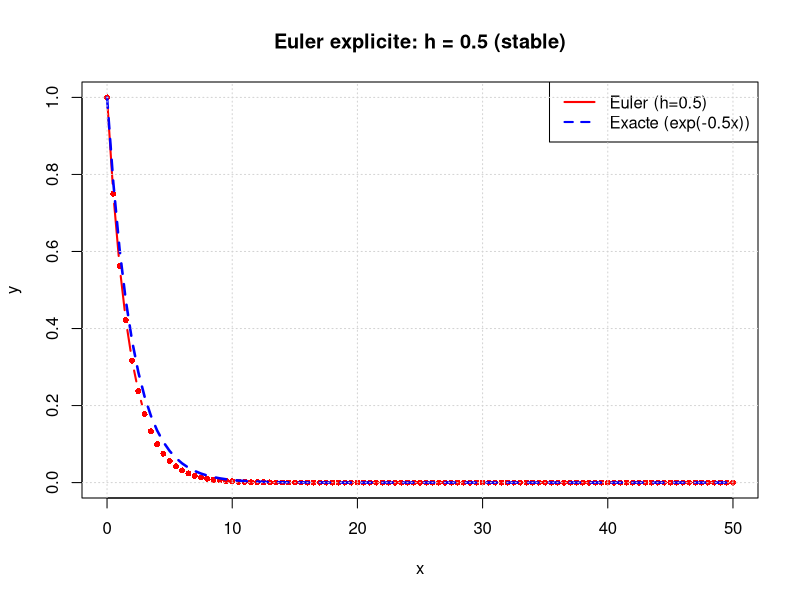
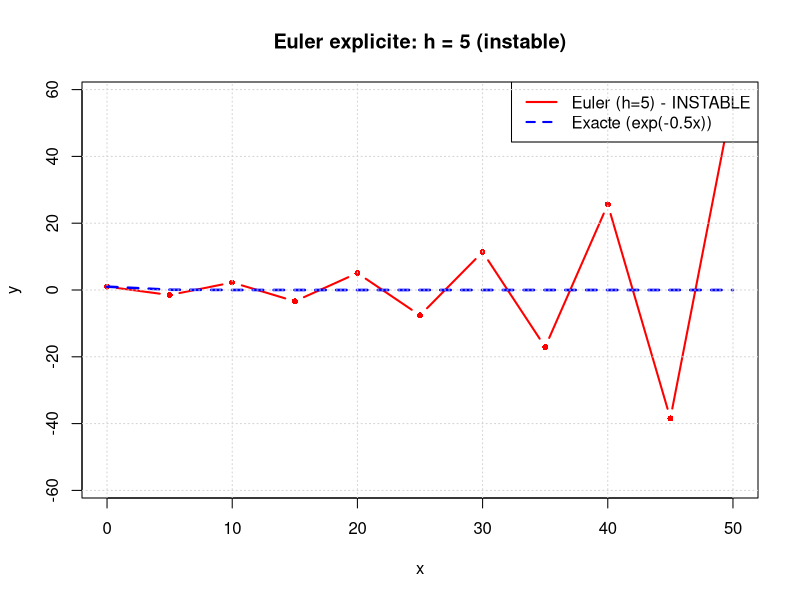
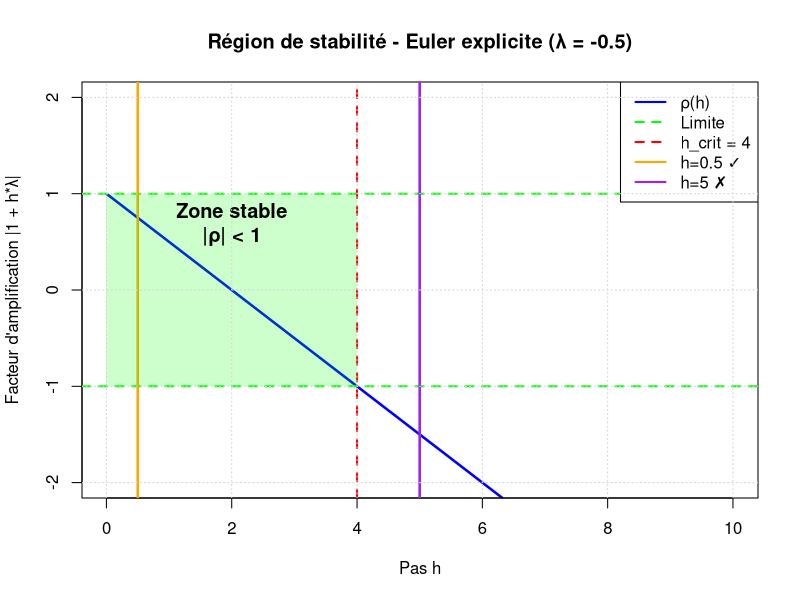
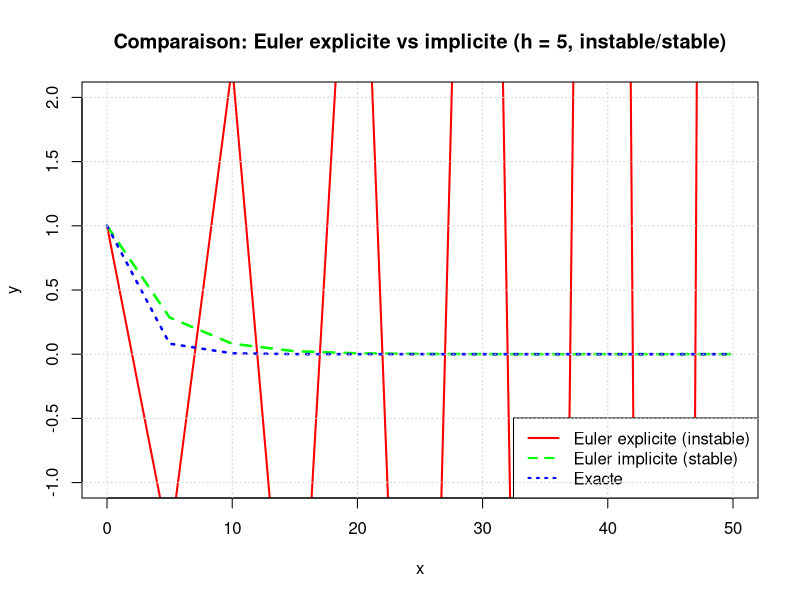
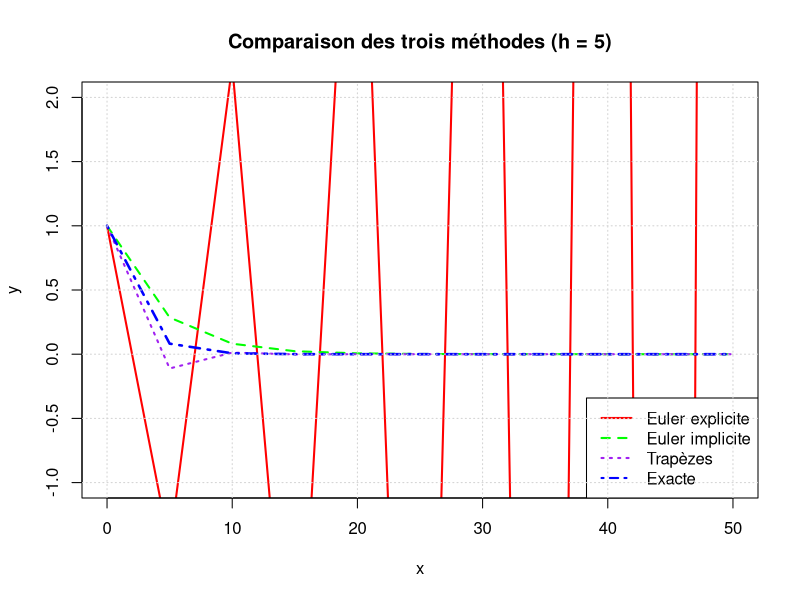
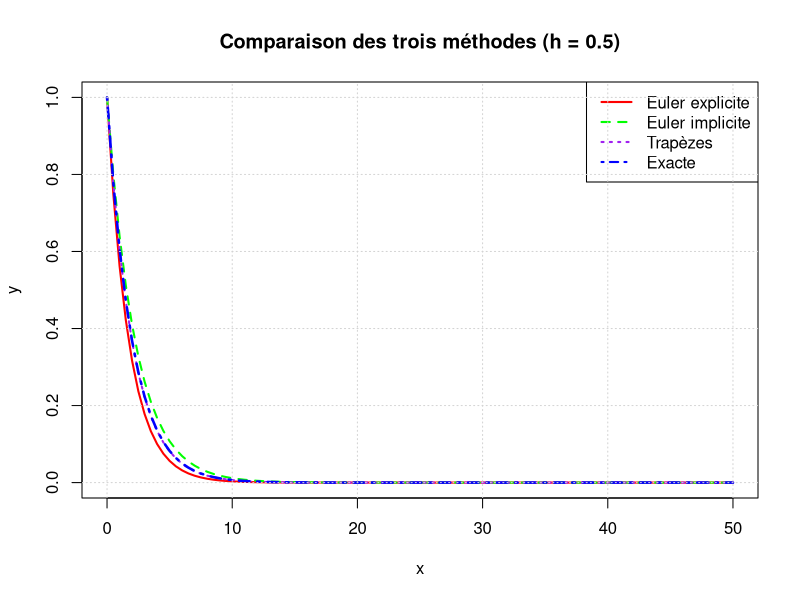
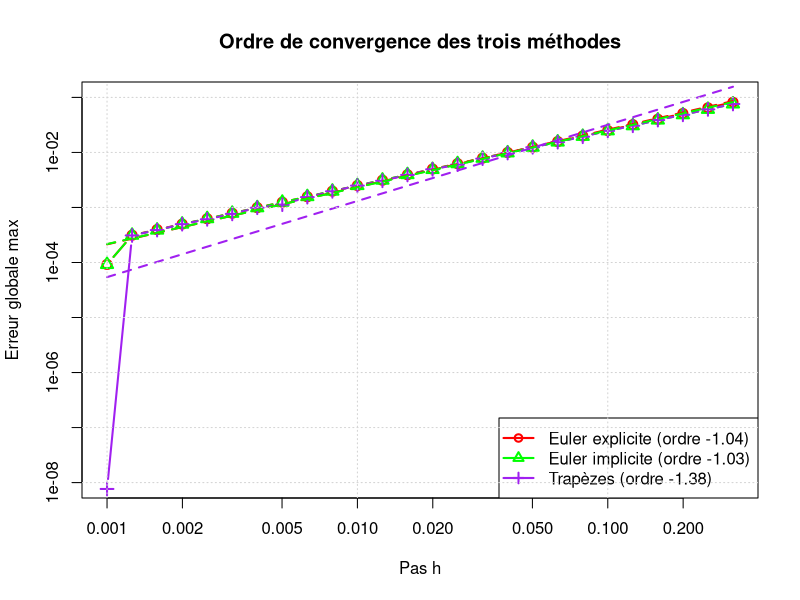

Recreate these plots in R, in order.
# Exercice 2 - Méthode des Trapèzes
# Stabilité numérique et équations raides

# ============================================================================
# CONFIGURATION: Dossier de sortie des images
# ============================================================================
output_dir <- "./4APP/s7/MT461/TP/TP2/Part 2/output"
dir.create(output_dir, showWarnings = FALSE)
cat("Les images seront sauvegardées dans:", file.path(getwd(), output_dir), "\n\n")

# ============================================================================
# Problème de test: y'(x) = λy(x), y(0) = 1
# Solution exacte: y(x) = exp(λx)
# ============================================================================

lambda <- -0.5

# Solution exacte
y_exacte <- function(x, lambda) {
  exp(lambda * x)
}

# ============================================================================
# MÉTHODE 1: Euler explicite
# ============================================================================
euler_explicite <- function(lambda, x0, xf, y0, h) {
  n <- floor((xf - x0) / h)
  x <- seq(x0, x0 + n * h, by = h)
  y <- numeric(n + 1)
  y[1] <- y0
  
  for (i in 1:n) {
    y[i+1] <- y[i] * (1 + h * lambda)
  }
  
  return(list(x = x, y = y))
}

# ============================================================================
# MÉTHODE 2: Euler implicite
# ============================================================================
euler_implicite <- function(lambda, x0, xf, y0, h) {
  n <- floor((xf - x0) / h)
  x <- seq(x0, x0 + n * h, by = h)
  y <- numeric(n + 1)
  y[1] <- y0
  
  # y_{i+1} = y_i + h * lambda * y_{i+1}
  # y_{i+1} * (1 - h * lambda) = y_i
  # y_{i+1} = y_i / (1 - h * lambda)
  
  for (i in 1:n) {
    y[i+1] <- y[i] / (1 - h * lambda)
  }
  
  return(list(x = x, y = y))
}

# ============================================================================
# MÉTHODE 3: Méthode des trapèzes (implicite)
# ============================================================================
trapeze <- function(lambda, x0, xf, y0, h) {
  n <- floor((xf - x0) / h)
  x <- seq(x0, x0 + n * h, by = h)
  y <- numeric(n + 1)
  y[1] <- y0
  
  # y_{i+1} = y_i + (h/2) * (lambda * y_i + lambda * y_{i+1})
  # y_{i+1} = y_i + (h/2) * lambda * y_i + (h/2) * lambda * y_{i+1}
  # y_{i+1} * (1 - (h/2) * lambda) = y_i * (1 + (h/2) * lambda)
  # y_{i+1} = y_i * (1 + (h/2) * lambda) / (1 - (h/2) * lambda)
  
  coeff <- (1 + (h/2) * lambda) / (1 - (h/2) * lambda)
  
  for (i in 1:n) {
    y[i+1] <- y[i] * coeff
  }
  
  return(list(x = x, y = y))
}

# ============================================================================
# QUESTION 1: Euler explicite avec h = 0.5 et h = 5
# ============================================================================
cat("\n=== QUESTION 1: Euler explicite - Stabilité avec lambda = -0.5 ===\n\n")

x0 <- 0
xf <- 50
y0 <- 1

# Cas 1: h = 0.5 (stable)
h1 <- 0.5
sol_euler_h05 <- euler_explicite(lambda, x0, xf, y0, h1)
y_exact_h05 <- y_exacte(sol_euler_h05$x, lambda)

cat(sprintf("h = %.1f: Critère de stabilité |1 + h*lambda| = |1 + %.1f*(-0.5)| = |%.2f| < 1?\n", 
            h1, h1, 1 + h1 * lambda))
cat(sprintf("         %s (STABLE)\n", ifelse(abs(1 + h1 * lambda) < 1, "OUI", "NON")))

# Cas 2: h = 5 (instable)
h2 <- 5
sol_euler_h5 <- euler_explicite(lambda, x0, xf, y0, h2)
y_exact_h5 <- y_exacte(sol_euler_h5$x, lambda)

cat(sprintf("h = %.1f: Critère de stabilité |1 + h*lambda| = |1 + %.1f*(-0.5)| = |%.2f| < 1?\n", 
            h2, h2, 1 + h2 * lambda))
cat(sprintf("         %s (INSTABLE)\n", ifelse(abs(1 + h2 * lambda) < 1, "OUI", "NON")))

# Graphique 1: Euler h = 0.5 vs solution exacte
png(file.path(output_dir, "Ex2_Euler_h05_stable.png"), width = 900, height = 600)
plot(sol_euler_h05$x, sol_euler_h05$y, type = "b", col = "red", 
     main = "Euler explicite: h = 0.5 (stable)",
     xlab = "x", ylab = "y", lwd = 2, pch = 16, cex = 0.8)
lines(sol_euler_h05$x, y_exact_h05, col = "blue", lwd = 2.5, lty = 2)
legend("topright", c("Euler (h=0.5)", "Exacte (exp(-0.5x))"), 
       col = c("red", "blue"), lwd = 2, lty = c(1, 2))
grid()
dev.off()

# Graphique 2: Euler h = 5 vs solution exacte (montre l'instabilité)
png(file.path(output_dir, "Ex2_Euler_h5_instable.png"), width = 900, height = 600)
# Limitation pour la visualisation
ylim_val <- min(max(sol_euler_h5$y[1:50], na.rm = TRUE), 1e6)
plot(sol_euler_h5$x, sol_euler_h5$y, type = "b", col = "red", 
     main = "Euler explicite: h = 5 (instable)",
     xlab = "x", ylab = "y", lwd = 2, pch = 16, cex = 0.8,
     ylim = c(-ylim_val, ylim_val))
lines(sol_euler_h5$x, y_exact_h5, col = "blue", lwd = 2.5, lty = 2)
legend("topright", c("Euler (h=5) - INSTABLE", "Exacte (exp(-0.5x))"), 
       col = c("red", "blue"), lwd = 2, lty = c(1, 2))
grid()
dev.off()

cat(sprintf("\nObservations:\n"))
cat(sprintf("- Avec h=0.5: La solution approchée suit l'exacte (facteur %.4f < 1)\n", 1 + h1 * lambda))
cat(sprintf("- Avec h=5: La solution oscille et diverge (facteur %.2f, amplitude croît)\n", 1 + h2 * lambda))

# ============================================================================
# QUESTION 2: Analyse de la stabilité
# ============================================================================
cat("\n=== QUESTION 2: Condition de stabilité pour Euler explicite ===\n\n")

cat("Pour Euler explicite: y_{i+1} = y_i * (1 + h*lambda)\n")
cat("Le facteur d'amplification est: ρ(h,lambda) = 1 + h*lambda\n\n")
cat("Stabilité requiert: |ρ(h,lambda)| < 1\n")
cat("Soit: |1 + h*lambda| < 1\n\n")

# Pour lambda < 0 (équation décroissante):
cat("Pour lambda < 0 (décroissance):\n")
cat("  - |1 + h*lambda| < 1  ⟺  -1 < 1 + h*lambda < 1\n")
cat("  - Borne inférieure: 1 + h*lambda > -1  ⟹  h*lambda > -2  ⟹  h < -2/lambda = 2/|lambda|\n")
cat(sprintf("  - Ici lambda = %.1f, donc h_max = 2/|lambda| = %.1f\n", lambda, 2/abs(lambda)))

# Graphique 3: Région de stabilité
png(file.path(output_dir, "Ex2_Stabilite_Euler.png"), width = 900, height = 600)
h_vals <- seq(0.01, 10, by = 0.01)
rho <- 1 + h_vals * lambda
plot(h_vals, rho, type = "l", col = "blue", lwd = 2.5,
     main = "Région de stabilité - Euler explicite (λ = -0.5)",
     xlab = "Pas h", ylab = "Facteur d'amplification |1 + h*λ|", 
     ylim = c(-2, 2))
abline(h = 1, col = "green", lwd = 2, lty = 2, label = "Limite de stabilité")
abline(h = -1, col = "green", lwd = 2, lty = 2)
abline(v = 4, col = "red", lwd = 2, lty = 2, label = "h_crit = 4")
abline(v = h1, col = "orange", lwd = 2.5, lty = 1, label = "h = 0.5 (stable)")
abline(v = h2, col = "purple", lwd = 2.5, lty = 1, label = "h = 5 (instable)")

# Zone stable
polygon(c(0, 4, 4, 0), c(-1, -1, 1, 1), col = rgb(0, 1, 0, 0.2), border = NA)
text(2, 0.7, "Zone stable\n|ρ| < 1", cex = 1.2, font = 2)

legend("topright", c("ρ(h)", "Limite", "h_crit = 4", "h=0.5 ✓", "h=5 ✗"), 
       col = c("blue", "green", "red", "orange", "purple"), lwd = 2, lty = c(1, 2, 2, 1, 1))
grid()
dev.off()

# ============================================================================
# QUESTION 3: Euler implicite vs Euler explicite
# ============================================================================
cat("\n=== QUESTION 3: Euler implicite (inconditionnellement stable) ===\n\n")

# Même test avec Euler implicite
sol_implicit_h05 <- euler_implicite(lambda, x0, xf, y0, h1)
sol_implicit_h5 <- euler_implicite(lambda, x0, xf, y0, h2)

cat(sprintf("Euler implicite: y_{i+1} = y_i / (1 - h*lambda)\n\n"))
cat(sprintf("h = %.1f: Facteur d'amplification = 1/(1 - %.1f*(-0.5)) = 1/%.2f = %.4f < 1 ✓ STABLE\n", 
            h1, h1, 1 - h1 * lambda, 1/(1 - h1 * lambda)))
cat(sprintf("h = %.1f: Facteur d'amplification = 1/(1 - %.1f*(-0.5)) = 1/%.2f = %.4f < 1 ✓ STABLE\n", 
            h2, h2, 1 - h2 * lambda, 1/(1 - h2 * lambda)))

# Graphique 4: Comparaison Euler explicite vs implicite (h=5)
png(file.path(output_dir, "Ex2_Euler_Explicit_vs_Implicit_h5.png"), width = 900, height = 600)
plot(sol_euler_h5$x, sol_euler_h5$y, type = "l", col = "red", 
     main = "Comparaison: Euler explicite vs implicite (h = 5, instable/stable)",
     xlab = "x", ylab = "y", lwd = 2, lty = 1,
     ylim = c(-1, 2))
lines(sol_implicit_h5$x, sol_implicit_h5$y, col = "green", lwd = 2.5, lty = 2)
lines(sol_euler_h5$x, y_exact_h5, col = "blue", lwd = 2.5, lty = 3)
legend("bottomright", c("Euler explicite (instable)", "Euler implicite (stable)", "Exacte"), 
       col = c("red", "green", "blue"), lwd = 2, lty = c(1, 2, 3))
grid()
dev.off()

# ============================================================================
# QUESTION 4: Méthode des trapèzes
# ============================================================================
cat("\n=== QUESTION 4: Méthode des trapèzes (ordre 2, inconditionnellement stable) ===\n\n")

sol_trap_h05 <- trapeze(lambda, x0, xf, y0, h1)
sol_trap_h5 <- trapeze(lambda, x0, xf, y0, h2)

cat(sprintf("Méthode des trapèzes: y_{i+1} = y_i * (1 + h*lambda/2) / (1 - h*lambda/2)\n\n"))
cat(sprintf("h = %.1f: Facteur = (1 + %.2f)/(1 - %.2f) = %.4f\n", 
            h1, h1 * lambda / 2, h1 * lambda / 2, (1 + h1 * lambda / 2)/(1 - h1 * lambda / 2)))
cat(sprintf("h = %.1f: Facteur = (1 + %.2f)/(1 - %.2f) = %.4f\n", 
            h2, h2 * lambda / 2, h2 * lambda / 2, (1 + h2 * lambda / 2)/(1 - h2 * lambda / 2)))

# Graphique 5: Comparaison des trois méthodes (h=5)
png(file.path(output_dir, "Ex2_Comparaison_methodes_h5.png"), width = 900, height = 600)
plot(sol_euler_h5$x, sol_euler_h5$y, type = "l", col = "red", 
     main = "Comparaison des trois méthodes (h = 5)",
     xlab = "x", ylab = "y", lwd = 2, lty = 1,
     ylim = c(-1, 2))
lines(sol_implicit_h5$x, sol_implicit_h5$y, col = "green", lwd = 2, lty = 2)
lines(sol_trap_h5$x, sol_trap_h5$y, col = "purple", lwd = 2, lty = 3)
lines(sol_euler_h5$x, y_exact_h5, col = "blue", lwd = 2.5, lty = 4)
legend("bottomright", c("Euler explicite", "Euler implicite", "Trapèzes", "Exacte"), 
       col = c("red", "green", "purple", "blue"), lwd = 2, lty = c(1, 2, 3, 4))
grid()
dev.off()

# Graphique 6: Comparaison (h=0.5) - toutes les méthodes convergent
png(file.path(output_dir, "Ex2_Comparaison_methodes_h05.png"), width = 900, height = 600)
sol_euler_h05 <- euler_explicite(lambda, x0, xf, y0, h1)
sol_implicit_h05 <- euler_implicite(lambda, x0, xf, y0, h1)
sol_trap_h05 <- trapeze(lambda, x0, xf, y0, h1)

plot(sol_euler_h05$x, sol_euler_h05$y, type = "l", col = "red", 
     main = "Comparaison des trois méthodes (h = 0.5)",
     xlab = "x", ylab = "y", lwd = 2, lty = 1)
lines(sol_implicit_h05$x, sol_implicit_h05$y, col = "green", lwd = 2, lty = 2)
lines(sol_trap_h05$x, sol_trap_h05$y, col = "purple", lwd = 2, lty = 3)
lines(sol_euler_h05$x, y_exact_h05, col = "blue", lwd = 2.5, lty = 4)
legend("topright", c("Euler explicite", "Euler implicite", "Trapèzes", "Exacte"), 
       col = c("red", "green", "purple", "blue"), lwd = 2, lty = c(1, 2, 3, 4))
grid()
dev.off()

# ============================================================================
# ANALYSE DE CONVERGENCE - Ordre de la méthode des trapèzes
# ============================================================================
cat("\n=== ANALYSE DE CONVERGENCE - Ordre des méthodes ===\n\n")

h_values <- 10^seq(-3, -0.5, by = 0.1)  # h de 10^-3 à ~0.3
errors_euler <- numeric(length(h_values))
errors_implicit <- numeric(length(h_values))
errors_trap <- numeric(length(h_values))

# Solution de référence avec un très petit h
h_ref <- 0.001
sol_ref <- trapeze(lambda, x0, xf, y0, h_ref)
y_exact_ref <- y_exacte(sol_ref$x, lambda)

for (i in seq_along(h_values)) {
  h <- h_values[i]
  
  # Euler explicite
  sol <- euler_explicite(lambda, x0, xf, y0, h)
  # Interpoler pour comparaison
  y_approx <- rep(NA, length(sol_ref$x))
  indices <- match(round(sol_ref$x / h) * h, sol$x, nomatch = NA)
  valid_idx <- !is.na(indices)
  y_approx[valid_idx] <- sol$y[indices[valid_idx]]
  errors_euler[i] <- max(abs(y_approx[valid_idx] - y_exact_ref[valid_idx]), na.rm = TRUE)
  
  # Euler implicite
  sol <- euler_implicite(lambda, x0, xf, y0, h)
  y_approx <- rep(NA, length(sol_ref$x))
  indices <- match(round(sol_ref$x / h) * h, sol$x, nomatch = NA)
  valid_idx <- !is.na(indices)
  y_approx[valid_idx] <- sol$y[indices[valid_idx]]
  errors_implicit[i] <- max(abs(y_approx[valid_idx] - y_exact_ref[valid_idx]), na.rm = TRUE)
  
  # Trapèzes
  sol <- trapeze(lambda, x0, xf, y0, h)
  y_approx <- rep(NA, length(sol_ref$x))
  indices <- match(round(sol_ref$x / h) * h, sol$x, nomatch = NA)
  valid_idx <- !is.na(indices)
  y_approx[valid_idx] <- sol$y[indices[valid_idx]]
  errors_trap[i] <- max(abs(y_approx[valid_idx] - y_exact_ref[valid_idx]), na.rm = TRUE)
}

# Calcul des ordres
fit_euler <- lm(log(errors_euler) ~ log(h_values))
fit_implicit <- lm(log(errors_implicit) ~ log(h_values))
fit_trap <- lm(log(errors_trap) ~ log(h_values))

order_euler <- -fit_euler$coefficients[2]
order_implicit <- -fit_implicit$coefficients[2]
order_trap <- -fit_trap$coefficients[2]

cat(sprintf("Ordre d'Euler explicite:      %.3f (théorique: 1)\n", order_euler))
cat(sprintf("Ordre d'Euler implicite:      %.3f (théorique: 1)\n", order_implicit))
cat(sprintf("Ordre des trapèzes:           %.3f (théorique: 2)\n", order_trap))

# Graphique 7: Convergence
png(file.path(output_dir, "Ex2_Ordres_convergence.png"), width = 900, height = 600)
plot(h_values, errors_euler, type = "bo", log = "xy",
     main = "Ordre de convergence des trois méthodes",
     xlab = "Pas h", ylab = "Erreur globale max",
     lwd = 2, cex = 1.2, col = "red", ylim = c(1e-8, 1e-1))
points(h_values, errors_implicit, type = "b", col = "green", lwd = 2, cex = 1.2, pch = 2)
points(h_values, errors_trap, type = "b", col = "purple", lwd = 2, cex = 1.2, pch = 3)

# Droites de tendance
x_line <- range(h_values)
y_euler <- exp(fit_euler$coefficients[1]) * x_line^(-order_euler)
y_implicit <- exp(fit_implicit$coefficients[1]) * x_line^(-order_implicit)
y_trap <- exp(fit_trap$coefficients[1]) * x_line^(-order_trap)
lines(x_line, y_euler, col = "red", lwd = 2, lty = 2)
lines(x_line, y_implicit, col = "green", lwd = 2, lty = 2)
lines(x_line, y_trap, col = "purple", lwd = 2, lty = 2)

legend("bottomright",
       c(sprintf("Euler explicite (ordre %.2f)", order_euler),
         sprintf("Euler implicite (ordre %.2f)", order_implicit),
         sprintf("Trapèzes (ordre %.2f)", order_trap)),
       col = c("red", "green", "purple"), lwd = 2, pch = c(1, 2, 3))
grid()
dev.off()

# ============================================================================
# RÉSUMÉ ET CONCLUSIONS
# ============================================================================
cat("\n=== RÉSUMÉ ET CONCLUSIONS ===\n\n")

cat("1. STABILITÉ NUMÉRIQUE:\n")
cat("   - Euler explicite: conditionnellement stable (h < 4 pour λ = -0.5)\n")
cat("   - Euler implicite: inconditionnellement stable (stable pour tout h)\n")
cat("   - Trapèzes: inconditionnellement stable (stable pour tout h)\n\n")

cat("2. PRÉCISION:\n")
cat("   - Euler explicite et implicite: ordre 1 (O(h))\n")
cat("   - Trapèzes: ordre 2 (O(h²))\n\n")

cat("3. RECOMMANDATIONS:\n")
cat("   - Pour les équations raides (λ très négatif): préférer implicite ou trapèzes\n")
cat("   - Les trapèzes offrent le meilleur compromis (ordre 2 + stabilité)\n\n")

cat("\n✓ Tous les graphiques ont été générés.\n")
